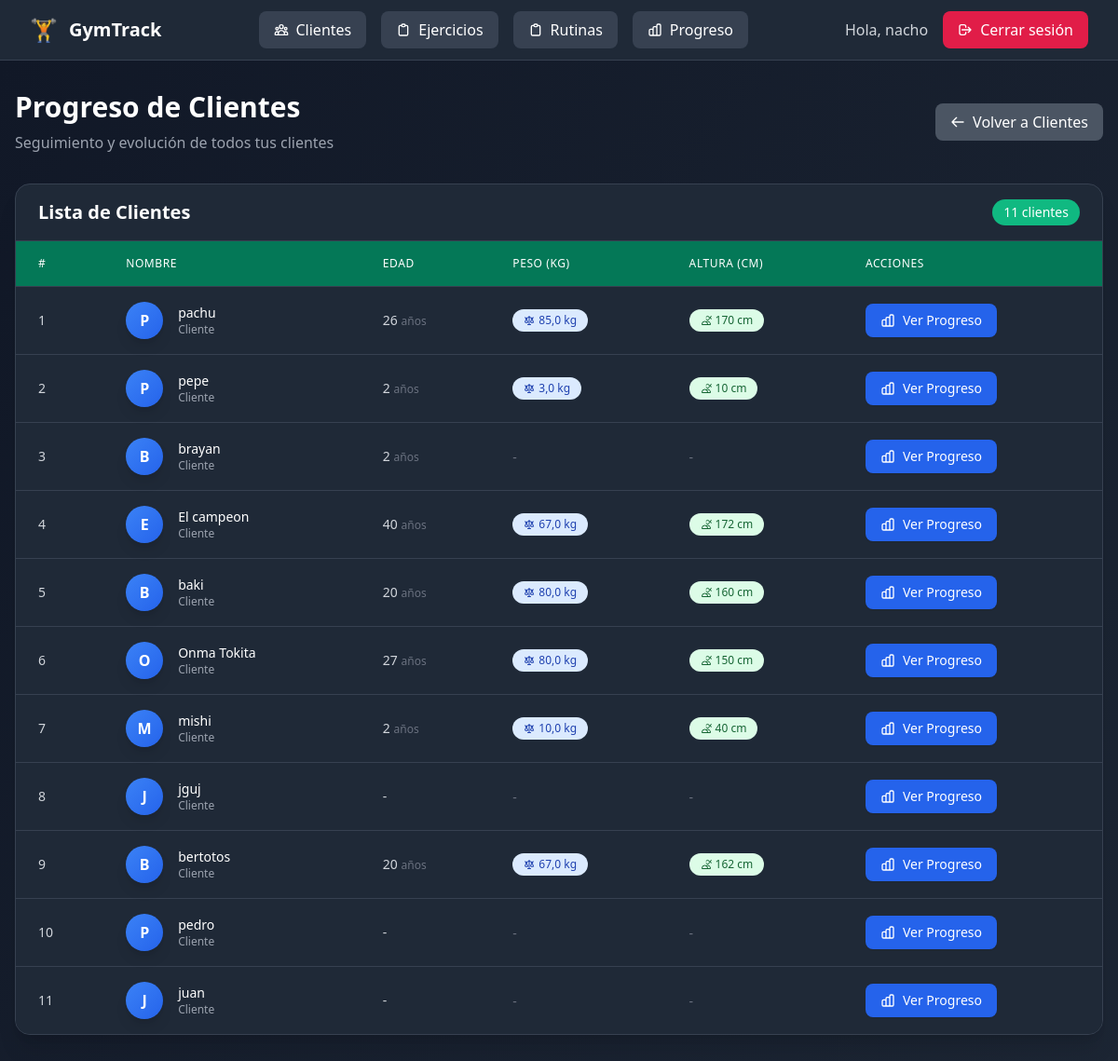
The page /progreso/ (signed in) on the database its author committed.
### usuarios/models.py (models this page shows, shortened)
class Usuario(AbstractUser):
    ROLES = [
        ("admin", "Administrador"),
        ("entrenador", "Entrenador"),
        ("cliente", "Cliente"),
    ]
    rol = models.CharField(max_length=20, choices=ROLES, default="cliente")

### clientes/models.py (models this page shows, shortened)
class Cliente(models.Model):
    usuario = models.OneToOneField(
        settings.AUTH_USER_MODEL,
        on_delete=models.CASCADE,
        related_name="perfil_cliente",
        null=True, blank=True
    )
    entrenadores = models.ManyToManyField(
        settings.AUTH_USER_MODEL,
        related_name="clientes",
        blank=True
    )
    nombre = models.CharField(max_length=100)
    edad = models.PositiveIntegerField(null=True, blank=True)
    altura_cm = models.PositiveIntegerField(null=True, blank=True)
    peso_kg = models.FloatField(null=True, blank=True)
    lesiones = models.TextField(blank=True, help_text="Anotar lesiones o complicaciones")

### progreso/views.py (the view)
# urls.py: path("", views.index, name="index"),
@login_required
def index(request):
    if request.user.is_superuser:
        clientes = Cliente.objects.all()
    else:
        clientes = Cliente.objects.filter(entrenadores=request.user)
    return render(request, "progreso/index.html", {"clientes": clientes})

### progreso/templates/progreso/index.html (shortened to what this page needs)
{% extends "base.html" %}
{% block content %}
<div class="min-h-screen bg-gradient-to-br from-gray-900 to-gray-800 py-8 px-4">
  <div class="max-w-7xl mx-auto">
    <div class="flex flex-col sm:flex-row justify-between items-start sm:items-center mb-8 gap-4">
      <div>
        <h1 class="text-3xl font-bold text-white mb-2">Progreso de Clientes</h1>
        <p class="text-gray-400">Seguimiento y evolución de todos tus clientes</p>
      </div>
      <a href="{% url 'clientes:lista' %}"
         class="inline-flex items-center px-4 py-2 bg-gray-600 hover:bg-gray-500 text-white font-medium rounded-lg transition-colors">
        <svg class="w-4 h-4 mr-2" fill="none" stroke="currentColor" viewBox="0 0 24 24">
          <path stroke-linecap="round" stroke-linejoin="round" stroke-width="2" d="M10 19l-7-7m0 0l7-7m-7 7h18"></path>
        </svg>
        Volver a Clientes
      </a>
    </div>
    {% if clientes %}
    <div class="bg-gray-800 rounded-2xl shadow-xl border border-gray-700 overflow-hidden">
      <div class="px-6 py-4 border-b border-gray-700">
        <div class="flex flex-col sm:flex-row justify-between items-start sm:items-center">
          <h2 class="text-xl font-bold text-white">Lista de Clientes</h2>
          <span class="inline-flex items-center px-3 py-1 rounded-full text-sm font-medium bg-emerald-500 text-white mt-2 sm:mt-0">
            {{ clientes.count }} cliente{{ clientes.count|pluralize }}
          </span>
        </div>
      </div>
      <div class="overflow-x-auto">
        <table class="min-w-full divide-y divide-gray-700">
          <thead class="bg-emerald-700">
            <tr>
              <th class="px-6 py-4 text-left text-xs font-medium text-white uppercase tracking-wider">#</th>
              <th class="px-6 py-4 text-left text-xs font-medium text-white uppercase tracking-wider">Nombre</th>
              <th class="px-6 py-4 text-left text-xs font-medium text-white uppercase tracking-wider">Edad</th>
              <th class="px-6 py-4 text-left text-xs font-medium text-white uppercase tracking-wider">Peso (kg)</th>
              <th class="px-6 py-4 text-left text-xs font-medium text-white uppercase tracking-wider">Altura (cm)</th>
              <th class="px-6 py-4 text-left text-xs font-medium text-white uppercase tracking-wider">Acciones</th>
            </tr>
          </thead>
          <tbody class="bg-gray-800 divide-y divide-gray-700">
            {% for cliente in clientes %}
            <tr class="hover:bg-gray-750 transition-colors group">
              <td class="px-6 py-4 whitespace-nowrap text-sm font-medium text-gray-300">
                {{ forloop.counter }}
              </td>
              <td class="px-6 py-4 whitespace-nowrap">
                <div class="flex items-center">
                  <div class="flex-shrink-0 h-10 w-10 bg-gradient-to-br from-blue-500 to-blue-600 rounded-full flex items-center justify-center text-white font-bold shadow-lg">
                    {{ cliente.nombre|slice:":1"|upper }}
                  </div>
                  <div class="ml-4">
                    <div class="text-sm font-medium text-white">{{ cliente.nombre }}</div>
                    <div class="text-xs text-gray-400">Cliente</div>
                  </div>
                </div>
              </td>
              <td class="px-6 py-4 whitespace-nowrap">
                <div class="text-sm text-gray-300">
                  {{ cliente.edad|default:"-" }}
                  {% if cliente.edad %}
                  <span class="text-xs text-gray-500">años</span>
                  {% endif %}
                </div>
              </td>
              <td class="px-6 py-4 whitespace-nowrap">
                {% if cliente.peso_kg %}
                <span class="inline-flex items-center px-3 py-1 rounded-full text-xs font-medium bg-blue-100 text-blue-800">
                  <svg class="w-3 h-3 mr-1" fill="none" stroke="currentColor" viewBox="0 0 24 24">
                    <path stroke-linecap="round" stroke-linejoin="round" stroke-width="2" d="M3 6l3 1m0 0l-3 9a5.002 5.002 0 006.001 0M6 7l3 9M6 7l6-2m6 2l3-1m-3 1l-3 9a5.002 5.002 0 006.001 0M18 7l3 9m-3-9l-6-2m0-2v2m0 16V5m0 16H9m3 0h3"></path>
                  </svg>
                  {{ cliente.peso_kg }} kg
                </span>
                {% else %}
                <span class="text-sm text-gray-500">-</span>
                {% endif %}
              </td>
              <td class="px-6 py-4 whitespace-nowrap">
                {% if cliente.altura_cm %}
                <span class="inline-flex items-center px-3 py-1 rounded-full text-xs font-medium bg-green-100 text-green-800">
                  <svg class="w-3 h-3 mr-1" fill="none" stroke="currentColor" viewBox="0 0 24 24">
                    <path stroke-linecap="round" stroke-linejoin="round" stroke-width="2" d="M12 4.354a4 4 0 110 5.292M15 21H3v-1a6 6 0 0112 0v1zm0 0h6v-1a6 6 0 00-9-5.197m13.5-9a2.5 2.5 0 11-5 0 2.5 2.5 0 015 0z"></path>
                  </svg>
                  {{ cliente.altura_cm }} cm
                </span>
                {% else %}
                <span class="text-sm text-gray-500">-</span>
                {% endif %}
              </td>
              <td class="px-6 py-4 whitespace-nowrap">
                <a href="{% url 'progreso:lista' cliente.id %}"
                   class="inline-flex items-center px-4 py-2 bg-blue-600 hover:bg-blue-500 text-white text-sm font-medium rounded-lg transition-colors shadow-sm">
                  Ver Progreso
                </a>
              </td>
            </tr>
            {% endfor %}
          </tbody>
        </table>
      </div>
    </div>
    {% endif %}
  </div>
</div>
{% endblock %}

### templates/base.html (shortened to what this page needs)
<!DOCTYPE html>
<html lang="es">
  <head>
    <script src="https://cdn.tailwindcss.com"></script>
  </head>
  <body class="bg-gradient-to-br from-gray-900 to-gray-800 min-h-screen">
    <nav class="bg-gray-800 border-b border-gray-700 shadow-lg">
      <div class="max-w-7xl mx-auto px-4 sm:px-6 lg:px-8">
        <div class="flex justify-between items-center h-16">
          <div class="flex items-center">
            <a href="/" class="flex items-center space-x-3 text-xl font-bold text-white hover:text-emerald-400 transition-colors">
              <span class="text-2xl">🏋️</span>
              <span class="hidden sm:inline">GymTrack</span>
            </a>
          </div>
          <div class="hidden md:flex items-center space-x-4">
            <a href="{% url 'clientes:lista' %}" class="inline-flex items-center px-4 py-2 bg-gray-700 hover:bg-gray-600 text-white font-medium rounded-lg transition-colors">
              Clientes
            </a>
            <a href="{% url 'ejercicios:lista' %}" class="inline-flex items-center px-4 py-2 bg-gray-700 hover:bg-gray-600 text-white font-medium rounded-lg transition-colors">
              <svg class="w-4 h-4 mr-2" fill="none" stroke="currentColor" viewBox="0 0 24 24">
                <path stroke-linecap="round" stroke-linejoin="round" stroke-width="2" d="M9 5H7a2 2 0 00-2 2v12a2 2 0 002 2h10a2 2 0 002-2V7a2 2 0 00-2-2h-2M9 5a2 2 0 002 2h2a2 2 0 002-2M9 5a2 2 0 012-2h2a2 2 0 012 2"></path>
              </svg>
              Ejercicios
            </a>
            <a href="{% url 'rutinas:lista' %}" class="inline-flex items-center px-4 py-2 bg-gray-700 hover:bg-gray-600 text-white font-medium rounded-lg transition-colors">
              <svg class="w-4 h-4 mr-2" fill="none" stroke="currentColor" viewBox="0 0 24 24">
                <path stroke-linecap="round" stroke-linejoin="round" stroke-width="2" d="M9 5H7a2 2 0 00-2 2v12a2 2 0 002 2h10a2 2 0 002-2V7a2 2 0 00-2-2h-2M9 5a2 2 0 002 2h2a2 2 0 002-2M9 5a2 2 0 012-2h2a2 2 0 012 2"></path>
              </svg>
              Rutinas
            </a>
            <a href="{% url 'progreso:index' %}" class="inline-flex items-center px-4 py-2 bg-gray-700 hover:bg-gray-600 text-white font-medium rounded-lg transition-colors">
              Progreso
            </a>
          </div>
          <div class="hidden md:flex items-center space-x-4">
            {% if user.is_authenticated %}
              <span class="text-gray-300 font-medium">Hola, {{ user.username }}</span>
              <a href="{% url 'usuarios:logout' %}" class="inline-flex items-center px-4 py-2 bg-rose-600 hover:bg-rose-500 text-white font-medium rounded-lg transition-colors">
                <svg class="w-4 h-4 mr-2" fill="none" stroke="currentColor" viewBox="0 0 24 24">
                  <path stroke-linecap="round" stroke-linejoin="round" stroke-width="2" d="M17 16l4-4m0 0l-4-4m4 4H7m6 4v1a3 3 0 01-3 3H6a3 3 0 01-3-3V7a3 3 0 013-3h4a3 3 0 013 3v1"></path>
                </svg>
                Cerrar sesión
              </a>
            {% endif %}
          </div>
        </div>
      </div>
    </nav>
    <main class="flex-1">
      {% block content %}{% endblock %}
    </main>
  </body>
</html>

### rows shown on the page
Usuario: username "nacho"
Cliente: nombre "P", nombre "pachu", edad "26", shows "años", peso_kg "85,0", altura_cm "170"
Cliente: nombre "P", nombre "pepe", edad "2", shows "años", peso_kg "3,0", altura_cm "10"
Cliente: nombre "B", nombre "brayan", edad "2", shows "años"
Cliente: nombre "E", nombre "El campeon", edad "40", shows "años", peso_kg "67,0", altura_cm "172"
Cliente: nombre "B", nombre "baki", edad "20", shows "años", peso_kg "80,0", altura_cm "160"
Cliente: nombre "O", nombre "Onma Tokita", edad "27", shows "años", peso_kg "80,0", altura_cm "150"
Cliente: nombre "M", nombre "mishi", edad "2", shows "años", peso_kg "10,0", altura_cm "40"
Cliente: nombre "J", nombre "jguj", edad "-"
Cliente: nombre "B", nombre "bertotos", edad "20", shows "años", peso_kg "67,0", altura_cm "162"
Cliente: nombre "P", nombre "pedro", edad "-"
Cliente: nombre "J", nombre "juan", edad "-"

### other values the page prints
{{ clientes.count }} "11"
